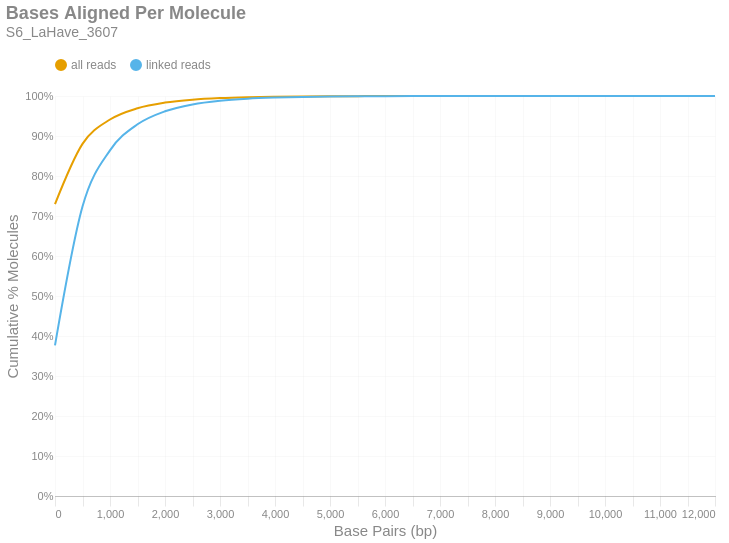

The notebook cell saved with this chart:
### Markdown cell above
### Bases Aligned Per Molecule
This is a cumulative frequency distribution showing the number of base pairs aligned per unique molecule. These data are shown in 500 bp bins. There are two distributions: one with `all reads` (yellow) and another with only `linked reads` (blue). The percent of molecules in the `linked reads` distribution is relative to the total number of linked molecules.

### Code cell
if SKIPLR:
    print_html(f"Skipped")
else:
    binned_df = consolidated_hist(valids['aligned_bp'], mask, 500, True)
    with SafeRender(binned_df):
        (
            density_plot(binned_df, 'Bases Aligned Per Molecule', samplename, 'basesper')
            .encode(
                x=alt.X('bin:Q', title="Base Pairs (bp)").axis(tickMinStep=500).scale(padding=0),
                y=alt.Y('value:Q', title='Cumulative % Molecules')
                    .axis(format='%')
                    .scale(domain = [0,1])
                    .stack(False),
                color=alt.Color("key:N").scale(domain = ["all reads", "linked reads"]),
                tooltip = [
                    alt.Tooltip("key:N", title = "Data Type"),
                    alt.Tooltip("range_label:N", title="Bases Aligned Per Molecule"),
                    alt.Tooltip("value:Q", format = ".2%", title="% Molecules (Cum.)")
                ]
            )
        ).display()

### Figure 1 — Vega-Lite specification as saved in the notebook (floating-point values rounded to 4 significant figures)
{"width": "container", "height": 400, "config": {"title": {"anchor": "start", "dy": -15, "fontSize": 18, "color": "#888888", "subtitleColor": "#888888", "subtitleFontSize": 14}, "arc": {"fill": "#0072B2"}, "axis": {"domainColor": "#888888", "domainWidth": 0.5, "gridWidth": 0.2, "grid": false, "titleFontWeight": 400, "titleFontSize": 15, "labelFontSize": 11, "labelColor": "#888888", "tickColor": "#888888", "tickWidth": 0.2, "titleColor": "#888888"}, "axisBand": {"grid": false}, "axisX": {"grid": true, "tickSize": 10, "domainCap": "round"}, "axisY": {"domain": false, "grid": true, "tickSize": 0, "domainCap": "round"}, "background": "transparent", "header": {"labelFontSize": 15, "labelColor": "#888888", "titleFontSize": 15, "titleFontWeight": 600, "titleColor": "#888888"}, "legend": {"labelFont": "sans-serif", "labelFontSize": 12, "labelColor": "#888888", "symbolSize": 100, "symbolType": "circle", "titleFontSize": 12, "titlePadding": 10, "titleColor": "#888888", "title": null, "orient": "top"}, "range": {"category": ["#E69F00", "#56B4E9", "#009E73", "#F0E442", "#0072B2", "#D55E00", "#CC79A7", "#000000"], "diverging": ["#cfe8f3", "#a2d4ec", "#73bfe2", "#46abdb", "#1696d2", "#12719e"]}, "area": {"fill": "#0072B2", "fillOpacity": 0.7, "line": true, "strokeOpacity": 0.7}, "line": {"color": "#0072B2", "stroke": "#0072B2", "strokeWidth": 2}, "trail": {"color": "#0072B2", "stroke": "#0072B2", "strokeWidth": 0, "size": 1}, "point": {"filled": true, "fillOpacity": 1.0, "size": 95}, "text": {"color": "#888888", "fontSize": 11, "align": "right", "fontWeight": 400, "size": 11}, "bar": {"fill": "#0072B2", "stroke": null}, "view": {"stroke": null, "continuousWidth": 660, "continuousHeight": 400}}, "data": {"name": "data-ff28bff1a59dc18fb331cd6e1519b585"}, "mark": {"type": "line", "interpolate": "monotone", "point": {"opacity": 0, "size": 275}}, "encoding": {"color": {"field": "key", "scale": {"domain": ["all reads", "linked reads"]}, "type": "nominal"}, "tooltip": [{"field": "key", "title": "Data Type", "type": "nominal"}, {"field": "range_label", "title": "Bases Aligned Per Molecule", "type": "nominal"}, {"field": "value", "format": ".2%", "title": "% Molecules (Cum.)", "type": "quantitative"}], "x": {"axis": {"tickMinStep": 500}, "field": "bin", "scale": {"padding": 0}, "title": "Base Pairs (bp)", "type": "quantitative"}, "y": {"axis": {"format": "%"}, "field": "value", "scale": {"domain": [0, 1]}, "stack": false, "title": "Cumulative % Molecules", "type": "quantitative"}}, "params": [{"name": "param_c36ac31b6afebe62", "select": {"type": "point", "fields": ["key"]}, "bind": "legend"}], "title": {"text": "Bases Aligned Per Molecule", "subtitle": "S6_LaHave_3607"}, "transform": [{"fold": ["all reads (cumsum)", "linked reads (cumsum)"]}, {"calculate": "replace(datum.key, ' (cumsum)', '')", "as": "key"}, {"filter": {"param": "param_c36ac31b6afebe62"}}], "usermeta": {"embedOptions": {"downloadFileName": "S6_LaHave_3607.basesper"}}, "$schema": "https://vega.github.io/schema/vega-lite/v6.1.0.json", "datasets": {"data-ff28bff1a59dc18fb331cd6e1519b585": [{"bin": "0.0", "interval": "0.0-500.0", "all reads": 0.7297, "linked reads": 0.3767, "all reads (cumsum)": 0.7297, "linked reads (cumsum)": 0.3767, "range_label": "0-499"}, {"bin": "500.0", "interval": "500.0-1000.0", "all reads": 0.1506, "linked reads": 0.347, "all reads (cumsum)": 0.8803, "linked reads (cumsum)": 0.7236, "range_label": "500-999"}, {"bin": "1000.0", "interval": "1000.0-1500.0", "all reads": 0.06082, "linked reads": 0.1405, "all reads (cumsum)": 0.9412, "linked reads (cumsum)": 0.8641, "range_label": "1000-1499"}, {"bin": "1500.0", "interval": "1500.0-2000.0", "all reads": 0.0282, "linked reads": 0.06514, "all reads (cumsum)": 0.9694, "linked reads (cumsum)": 0.9292, "range_label": "1500-1999"}, {"bin": "2000.0", "interval": "2000.0-2500.0", "all reads": 0.0141, "linked reads": 0.03257, "all reads (cumsum)": 0.9835, "linked reads (cumsum)": 0.9618, "range_label": "2000-2499"}, {"bin": "2500.0", "interval": "2500.0-3000.0", "all reads": 0.007397, "linked reads": 0.01709, "all reads (cumsum)": 0.9909, "linked reads (cumsum)": 0.9789, "range_label": "2500-2999"}, {"bin": "3000.0", "interval": "3000.0-3500.0", "all reads": 0.003995, "linked reads": 0.009228, "all reads (cumsum)": 0.9949, "linked reads (cumsum)": 0.9881, "range_label": "3000-3499"}, {"bin": "3500.0", "interval": "3500.0-4000.0", "all reads": 0.002231, "linked reads": 0.005154, "all reads (cumsum)": 0.9971, "linked reads (cumsum)": 0.9933, "range_label": "3500-3999"}, {"bin": "4000.0", "interval": "4000.0-4500.0", "all reads": 0.001209, "linked reads": 0.002792, "all reads (cumsum)": 0.9983, "linked reads (cumsum)": 0.9961, "range_label": "4000-4499"}, {"bin": "4500.0", "interval": "4500.0-5000.0", "all reads": 0.0007218, "linked reads": 0.001667, "all reads (cumsum)": 0.999, "linked reads (cumsum)": 0.9977, "range_label": "4500-4999"}, {"bin": "5000.0", "interval": "5000.0-5500.0", "all reads": 0.0004077, "linked reads": 0.0009418, "all reads (cumsum)": 0.9994, "linked reads (cumsum)": 0.9987, "range_label": "5000-5499"}, {"bin": "5500.0", "interval": "5500.0-6000.0", "all reads": 0.0002312, "linked reads": 0.000534, "all reads (cumsum)": 0.9997, "linked reads (cumsum)": 0.9992, "range_label": "5500-5999"}, {"bin": "6000.0", "interval": "6000.0-6500.0", "all reads": 0.0001459, "linked reads": 0.0003371, "all reads (cumsum)": 0.9998, "linked reads (cumsum)": 0.9996, "range_label": "6000-6499"}, {"bin": "6500.0", "interval": "6500.0-7000.0", "all reads": 7.581e-05, "linked reads": 0.0001751, "all reads (cumsum)": 0.9999, "linked reads (cumsum)": 0.9997, "range_label": "6500-6999"}, {"bin": "7000.0", "interval": "7000.0-7500.0", "all reads": 4.603e-05, "linked reads": 0.0001063, "all reads (cumsum)": 0.9999, "linked reads (cumsum)": 0.9998, "range_label": "7000-7499"}, {"bin": "7500.0", "interval": "7500.0-8000.0", "all reads": 2.843e-05, "linked reads": 6.566e-05, "all reads (cumsum)": 1.0, "linked reads (cumsum)": 0.9999, "range_label": "7500-7999"}, {"bin": "8000.0", "interval": "8000.0-8500.0", "all reads": 1.435e-05, "linked reads": 3.314e-05, "all reads (cumsum)": 1.0, "linked reads (cumsum)": 0.9999, "range_label": "8000-8499"}, {"bin": "8500.0", "interval": "8500.0-9000.0", "all reads": 1.137e-05, "linked reads": 2.626e-05, "all reads (cumsum)": 1.0, "linked reads (cumsum)": 1.0, "range_label": "8500-8999"}, {"bin": "9000.0", "interval": "9000.0-9500.0", "all reads": 7.852e-06, "linked reads": 1.814e-05, "all reads (cumsum)": 1.0, "linked reads (cumsum)": 1.0, "range_label": "9000-9499"}, {"bin": "9500.0", "interval": "9500.0-10000.0", "all reads": 4.061e-06, "linked reads": 9.38e-06, "all reads (cumsum)": 1.0, "linked reads (cumsum)": 1.0, "range_label": "9500-9999"}, {"bin": "10000.0", "interval": "10000.0-10500.0", "all reads": 2.166e-06, "linked reads": 5.003e-06, "all reads (cumsum)": 1.0, "linked reads (cumsum)": 1.0, "range_label": "10000-10499"}, {"bin": "10500.0", "interval": "10500.0-11000.0", "all reads": 2.707e-07, "linked reads": 6.253e-07, "all reads (cumsum)": 1.0, "linked reads (cumsum)": 1.0, "range_label": "10500-10999"}, {"bin": "11000.0", "interval": "11000.0-11500.0", "all reads": 1.083e-06, "linked reads": 2.501e-06, "all reads (cumsum)": 1.0, "linked reads (cumsum)": 1.0, "range_label": "11000-11499"}, {"bin": "11500.0", "interval": "11500.0-12000.0", "all reads": 2.707e-07, "linked reads": 6.253e-07, "all reads (cumsum)": 1.0, "linked reads (cumsum)": 1.0, "range_label": "11500-11999"}, {"bin": "12000.0", "interval": "12000.0-12500.0", "all reads": 8.122e-07, "linked reads": 1.876e-06, "all reads (cumsum)": 1.0, "linked reads (cumsum)": 1.0, "range_label": "12000-12499"}]}}
